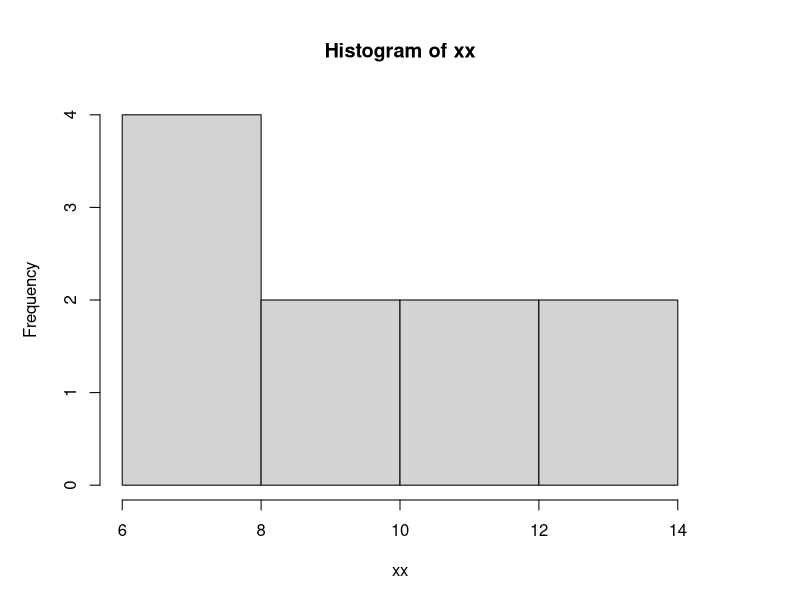
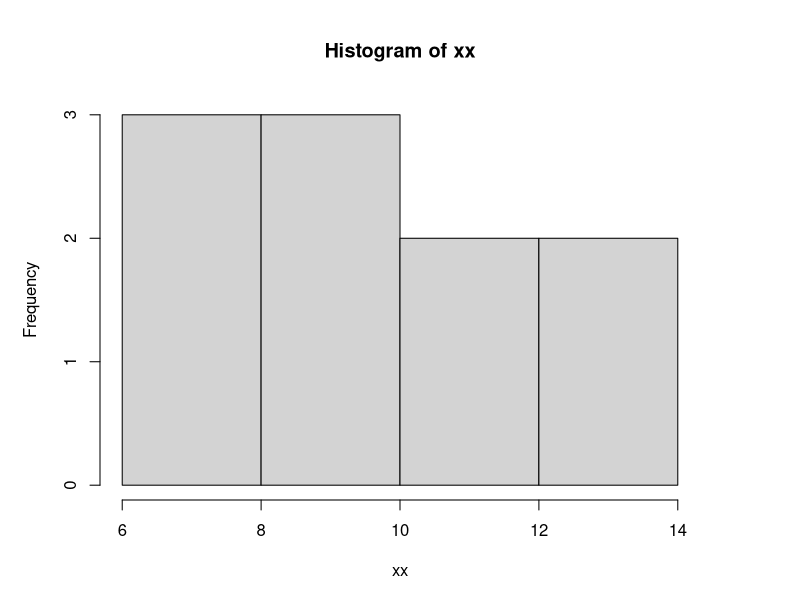
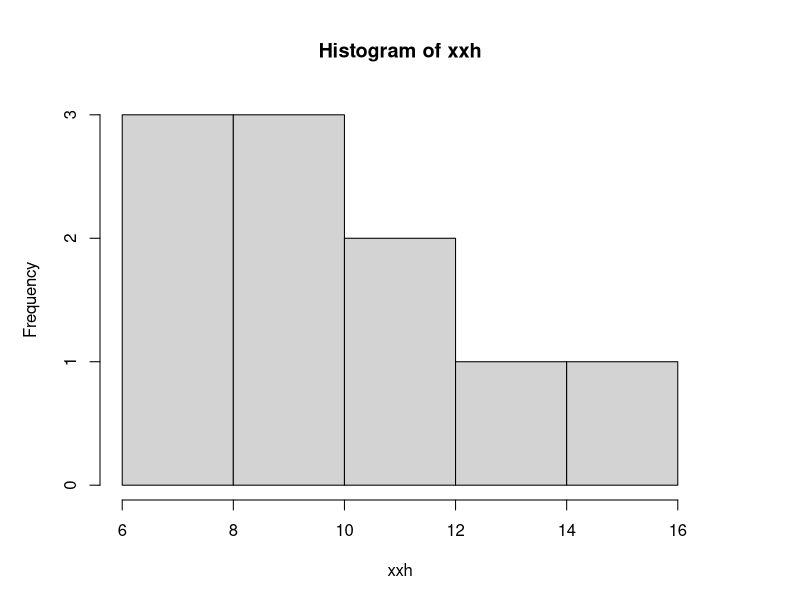
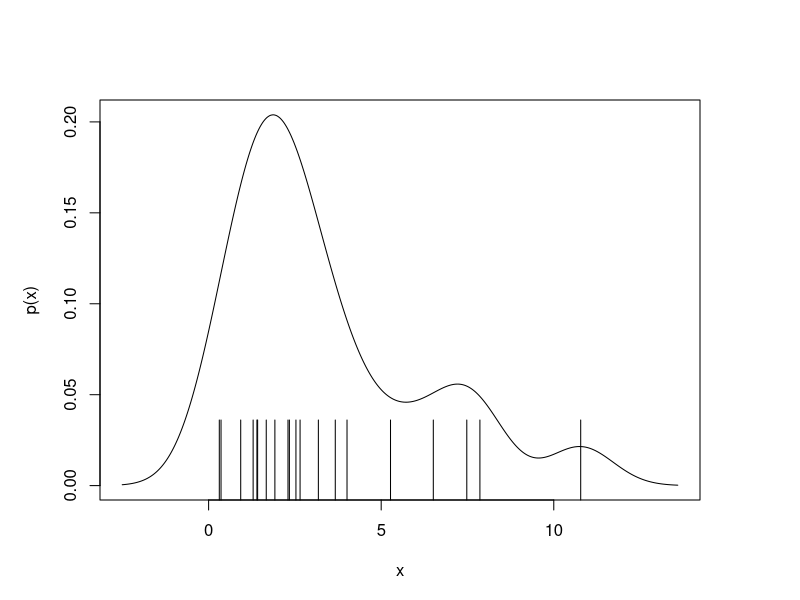
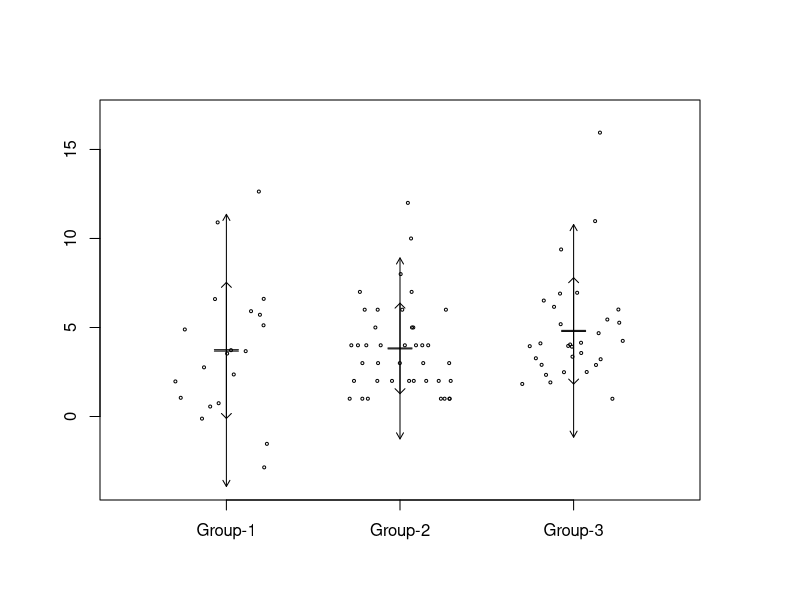
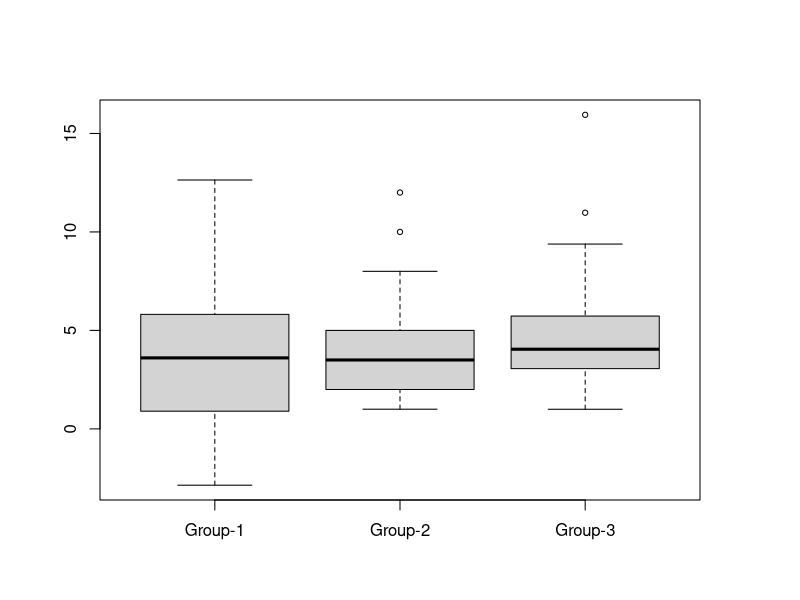
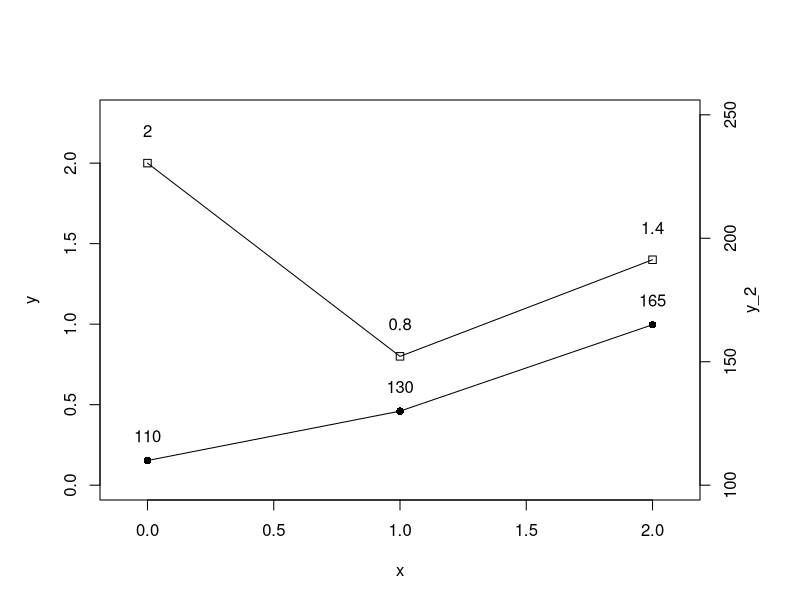
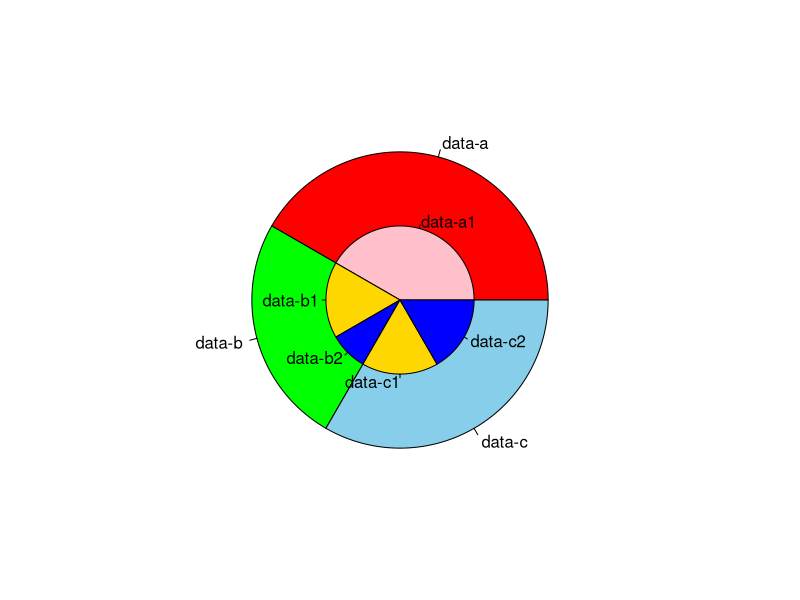

Write the R code that produced these figures, in order.
# Exercise 1
# Discuss diferences between programs a, b  and c

# Program a

 par(mai = c(1, 1, 1, 1), omi = c(0, 0, 0, 0))
 xx <- c(9.20, 6.00, 6.00, 11.25, 11.00, 7.25, 9.7, 13.25, 14.00, 8.00)
 hist(xx, breaks = c(6, 8, 10, 12, 14))

# Program b
par(mai = c(1, 1, 1, 1), omi = c(0, 0, 0, 0))
xx <- c(9.20, 6.00, 6.00, 11.25, 11.00, 7.25, 9.7, 13.25, 14.00, 8.00)
hist(xx, breaks = c(6, 8, 10, 12, 14), right = F)

# Program c

par(mai = c(1, 1, 1, 1), omi = c(0, 0, 0, 0))
xx <- c(9.20, 6.00, 6.00, 11.25, 11.00, 7.25, 9.7, 13.25, 14.00, 8.00)
  br1 <-  c(6, 8, 10, 12, 14, 16)
  bw1 <- br1[2] - br1[1]
  xxh <- floor(xx/bw1) * bw1 + 0.1 * bw1
hist(xxh, breaks = br1, right = F) 

# Exercise 2 

# What present chart generated by code below ? Please add title to this chart.


 par(mai = c(1, 1, 1, 1), omi = c(0, 0, 0, 0))
 xx <- c(1.92, 4.01, 6.51, 1.40, 1.67, 5.27, 1.42, 0.36,
   3.18, 3.67, 7.48, 2.65, 7.86, 10.78, 2.30, 1.29, 0.31, 0.93,
   2.34, 2.53)

  d1 <- density(xx, bw = "Sj-ste")
  ex <- d1$x
  ey <- d1$y

  plot(ex, ey, type = "n", xlab = "x", ylab = "p(x)")
  lines(ex, ey)
  rug(xx, ticksize = 0.2, lwd = 1)

# Exercise 3

# What present chart generated by code listed below ? Please describe the meaning  # of arrows. Please add the title.


# (1)
  par(mai = c(1, 1, 1, 1), omi = c(0, 0, 0, 0))
# (2)
  set.seed(591)
  xx1 <- rnorm(20, mean = 3, sd = 3.6)
  xx2 <- rpois(40, lambda = 3.5)
  xx3 <- rchisq(31, df = 5)
# (3)
  mean1 <- c(mean(xx1), mean(xx2), mean(xx3))
  sd1 <- c(sd(xx1), sd(xx2), sd(xx3))
  data1 <- list(xx1, xx2, xx3)
# (4)
  xmin1 <- min(xx1, xx2, xx3) - 1
  xmax1 <- max(xx1, xx2, xx3) + 1
# (5)
  stripchart(data1, method = "jitter", jit = 0.3, vert = T, 
   pch = 1, cex = 0.4, ylim = c(xmin1, xmax1),  
   group.names = c("Group-1", "Group-2", "Group-3"))
# (6)
  arrows(1:3, mean1 + sd1, 1:3, mean1 - sd1, angle = 45, 
   code = 3, length = 0.07)
  arrows(1:3, mean1 + 2 * sd1, 1:3, mean1 - 2 * sd1, 
   angle = 30, code = 3, length = 0.07)
  arrows(1:3, mean1 + 0.01 * sd1, 1:3, mean1 - 0.01 * sd1, 
   angle = 90, code = 3, length = 0.12)

# Exercise 4

# What present chart generated using code listed below ? Please add title and # annotations to make chart easier to interpret.


# (1)
  par(mai = c(1, 1, 1, 1), omi = c(0, 0, 0, 0))
# (2)
  set.seed(591)
  xx1 <- rnorm(20, mean = 3, sd = 3.6)
  xx2 <- rpois(40, lambda = 3.5)
  xx3 <- rchisq(31, df = 5, ncp = 0)
# (3)
  box1 <- boxplot(xx1, xx2, xx3, names = c("Group-1", "Group-2",
   "Group-3"), cex = 0.7)
# (4)
  print("box1$stats")
  print(box1$stats)

# Exercise 5

# What present chart generated using code listed below ? Please
# add title and legend to make chart easier to interpret. 


# (1)
  par(mai = c(1, 1, 1, 1), omi = c(0, 0, 0, 0))
# (2)
  plot(c(-0.1, 2.1), c(0, 2.3), type = "n", xlab = "x", 
   ylab = "y")
  xx <- c(0, 1,2)
  yy <- c(2, 0.8, 1.4)
  lines(xx, yy)
  points(xx, yy, pch = 0)
# (3)
  text(xx, yy + 0.2, labels = as.character(yy))
# (4)
  par(new = T)
# (5)
  plot(c(-0.1, 2.1), c(100, 250), type = "n", xlab = "", 
   ylab = "", axes = F)
# (6)
  axis(4)
  mtext("y_2", side = 4, line = 2)
# (7)
  xx <- c(0, 1, 2)
  yy <- c(110, 130, 165)
  lines(xx, yy)
  points(xx, yy, pch = 16)
# (8)
  text(xx, yy + 10, labels = as.character(yy))

# Exercise 6 

# Please analyse code listed below. Please describe meaning of particular sections


# (1)
  par(mai = c(1, 1, 1, 1), omi = c(0, 0, 0, 0))
# (2)
  yy <- c(50,30,40)
# (3)
  name1 <- c("data-a", "data-b", "data-c")
# (4)
  pie(yy, labels = name1, col = c("red","green","skyblue"))
# (5)
  par(new = T)
# (6)
  par(mai=c(2, 2, 2, 2))
# (7)
  yy2 <- c(50, 20, 10, 20, 20)
# (8)
  name2 <- c("data-a1", "data-b1", "data-b2", "data-c1", 
   "data-c2")
# (9)
  pie(yy2, labels = name2, col = c("pink", "gold", "blue", 
   "gold", "blue"))



